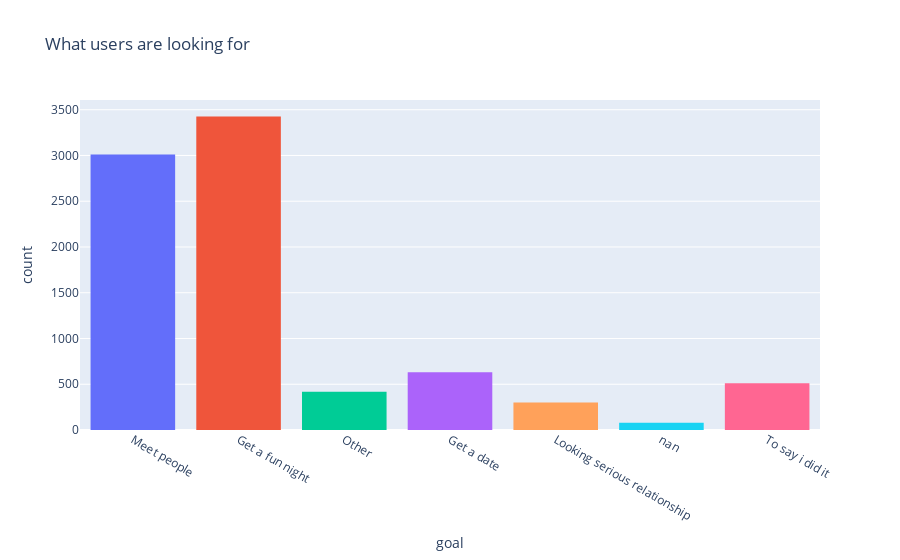

The notebook cell this image was saved under:
### Code cell
fig.update_layout(showlegend=False)
fig.show()

### Figure 1 — Plotly figure (JSON) as saved in the notebook; plotly's stock layout.template omitted (floating-point values rounded to 4 significant figures; data arrays with more than 128 entries replaced by an {"elided": "..."} marker saying what was removed)
{"data": [{"alignmentgroup": "True", "bingroup": "x", "hovertemplate": "goal=%{x}<br>count=%{y}<extra></extra>", "legendgroup": "Meet people", "marker": {"color": "#636efa", "pattern": {"shape": ""}}, "name": "Meet people", "nbinsx": 15, "offsetgroup": "Meet people", "orientation": "v", "showlegend": true, "type": "histogram", "x": {"elided": "3012 str values"}, "xaxis": "x", "yaxis": "y"}, {"alignmentgroup": "True", "bingroup": "x", "hovertemplate": "goal=%{x}<br>count=%{y}<extra></extra>", "legendgroup": "Get a fun night", "marker": {"color": "#EF553B", "pattern": {"shape": ""}}, "name": "Get a fun night", "nbinsx": 15, "offsetgroup": "Get a fun night", "orientation": "v", "showlegend": true, "type": "histogram", "x": {"elided": "3426 str values"}, "xaxis": "x", "yaxis": "y"}, {"alignmentgroup": "True", "bingroup": "x", "hovertemplate": "goal=%{x}<br>count=%{y}<extra></extra>", "legendgroup": "Other", "marker": {"color": "#00cc96", "pattern": {"shape": ""}}, "name": "Other", "nbinsx": 15, "offsetgroup": "Other", "orientation": "v", "showlegend": true, "type": "histogram", "x": {"elided": "419 str values"}, "xaxis": "x", "yaxis": "y"}, {"alignmentgroup": "True", "bingroup": "x", "hovertemplate": "goal=%{x}<br>count=%{y}<extra></extra>", "legendgroup": "Get a date", "marker": {"color": "#ab63fa", "pattern": {"shape": ""}}, "name": "Get a date", "nbinsx": 15, "offsetgroup": "Get a date", "orientation": "v", "showlegend": true, "type": "histogram", "x": {"elided": "631 str values"}, "xaxis": "x", "yaxis": "y"}, {"alignmentgroup": "True", "bingroup": "x", "hovertemplate": "goal=%{x}<br>count=%{y}<extra></extra>", "legendgroup": "Looking serious relationship", "marker": {"color": "#FFA15A", "pattern": {"shape": ""}}, "name": "Looking serious relationship", "nbinsx": 15, "offsetgroup": "Looking serious relationship", "orientation": "v", "showlegend": true, "type": "histogram", "x": {"elided": "301 str values"}, "xaxis": "x", "yaxis": "y"}, {"alignmentgroup": "True", "bingroup": "x", "hovertemplate": "goal=%{x}<br>count=%{y}<extra></extra>", "legendgroup": "nan", "marker": {"color": "#19d3f3", "pattern": {"shape": ""}}, "name": "nan", "nbinsx": 15, "offsetgroup": "nan", "orientation": "v", "showlegend": true, "type": "histogram", "x": ["nan", "nan", "nan", "nan", "nan", "nan", "nan", "nan", "nan", "nan", "nan", "nan", "nan", "nan", "nan", "nan", "nan", "nan", "nan", "nan", "nan", "nan", "nan", "nan", "nan", "nan", "nan", "nan", "nan", "nan", "nan", "nan", "nan", "nan", "nan", "nan", "nan", "nan", "nan", "nan", "nan", "nan", "nan", "nan", "nan", "nan", "nan", "nan", "nan", "nan", "nan", "nan", "nan", "nan", "nan", "nan", "nan", "nan", "nan", "nan", "nan", "nan", "nan", "nan", "nan", "nan", "nan", "nan", "nan", "nan", "nan", "nan", "nan", "nan", "nan", "nan", "nan", "nan", "nan"], "xaxis": "x", "yaxis": "y"}, {"alignmentgroup": "True", "bingroup": "x", "hovertemplate": "goal=%{x}<br>count=%{y}<extra></extra>", "legendgroup": "To say i did it", "marker": {"color": "#FF6692", "pattern": {"shape": ""}}, "name": "To say i did it", "nbinsx": 15, "offsetgroup": "To say i did it", "orientation": "v", "showlegend": true, "type": "histogram", "x": {"elided": "510 str values"}, "xaxis": "x", "yaxis": "y"}], "layout": {"barmode": "relative", "legend": {"title": {"text": "goal"}, "tracegroupgap": 0}, "showlegend": false, "title": {"text": "What users are looking for"}, "xaxis": {"anchor": "y", "categoryarray": ["Meet people", "Get a fun night", "Other", "Get a date", "Looking serious relationship", "nan", "To say i did it"], "categoryorder": "array", "domain": [0, 1], "title": {"text": "goal"}}, "yaxis": {"anchor": "x", "domain": [0, 1], "title": {"text": "count"}}}}
